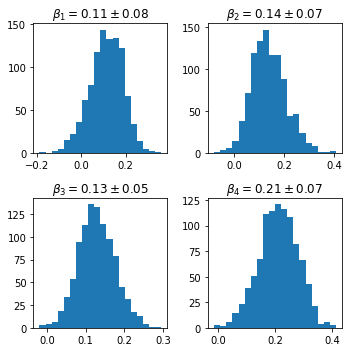

Source code (Python):
#!/usr/bin/env python
# coding: utf-8

# In[66]:


import numpy as np
import matplotlib.pyplot as plt
import sklearn.model_selection
import sklearn.linear_model

get_ipython().run_line_magic('matplotlib', 'inline')


# In[67]:


data = np.loadtxt("notas_andes.dat", skiprows=1)


# In[143]:


X = data[:,:4]
Y = data[:,4]

X_random = np.zeros([69,4])
Y_random = np.zeros(69)


regresion = sklearn.linear_model.LinearRegression()

B = np.zeros([1000,4])

def betas(X,Y):
    for i in range(len(X)):
        indices = np.random.choice(np.arange(69))    
        X_random[i,:] = X[indices,:]    
        Y_random[i] = Y[indices]
    
    regresion.fit(X_random, Y_random)
    return regresion.coef_

for i in range(1000):
    B[i,:] = betas(X,Y)

    
plt.figure(figsize =(5,5))

for i in range(4):
    plt.subplot(2,2,i+1)
    plt.hist(B[:,i], bins=20)
    plt.title(r"$\beta_{}={:.2f}\pm{:.2f}$".format(i+1,np.mean(B[:,i]),np.std(B[:,i])))

plt.tight_layout()


plt.savefig("bootstrapping.png", bbox_inches='tight')



  


# In[23]:





# In[ ]:




